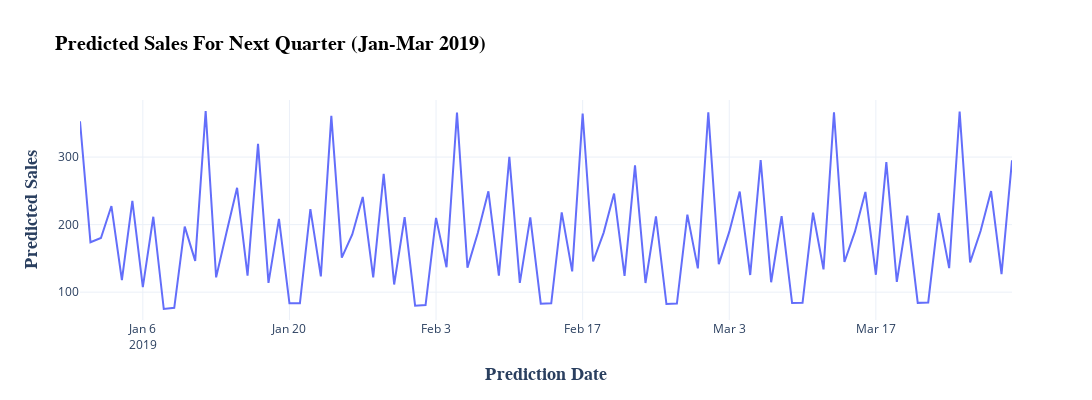

Here is the notebook cell this chart was saved with:
### Code cell
# Making future sales forecasts for next quater time span (Jan-Mar 2019)
forecast = results.forecast(steps=90).astype('float').round(2)
forecasted_df = forecast.reset_index().rename(columns={'index':'prediction_date','predicted_mean':'predicted_sales'})
fig = px.line(forecasted_df, x='prediction_date', y='predicted_sales',
    labels={'prediction_date': 'Prediction Date', 'predicted_sales': 'Predicted Sales'},
    title='Predicted Sales For Next Quarter (Jan-Mar 2019)',)
fig.update_layout(
    title_font=dict(size=20, family='Georgia', color='black', weight='bold'),
    xaxis_title_font=dict(size=18, family='Tw Cen MT', weight='bold'),
    yaxis_title_font=dict(size=18, family='Tw Cen MT', weight='bold'),
    width=1100,
    height=400,
)
fig.show()

### Figure 1 — Plotly figure (JSON) as saved in the notebook; plotly's stock layout.template omitted (floating-point values rounded to 4 significant figures)
{"data": [{"hovertemplate": "Prediction Date=%{x}<br>Predicted Sales=%{y}<extra></extra>", "legendgroup": "", "line": {"color": "#636efa", "dash": "solid"}, "marker": {"symbol": "circle"}, "mode": "lines", "name": "", "orientation": "v", "showlegend": false, "type": "scatter", "x": ["2018-12-31T00:00:00", "2019-01-01T00:00:00", "2019-01-02T00:00:00", "2019-01-03T00:00:00", "2019-01-04T00:00:00", "2019-01-05T00:00:00", "2019-01-06T00:00:00", "2019-01-07T00:00:00", "2019-01-08T00:00:00", "2019-01-09T00:00:00", "2019-01-10T00:00:00", "2019-01-11T00:00:00", "2019-01-12T00:00:00", "2019-01-13T00:00:00", "2019-01-14T00:00:00", "2019-01-15T00:00:00", "2019-01-16T00:00:00", "2019-01-17T00:00:00", "2019-01-18T00:00:00", "2019-01-19T00:00:00", "2019-01-20T00:00:00", "2019-01-21T00:00:00", "2019-01-22T00:00:00", "2019-01-23T00:00:00", "2019-01-24T00:00:00", "2019-01-25T00:00:00", "2019-01-26T00:00:00", "2019-01-27T00:00:00", "2019-01-28T00:00:00", "2019-01-29T00:00:00", "2019-01-30T00:00:00", "2019-01-31T00:00:00", "2019-02-01T00:00:00", "2019-02-02T00:00:00", "2019-02-03T00:00:00", "2019-02-04T00:00:00", "2019-02-05T00:00:00", "2019-02-06T00:00:00", "2019-02-07T00:00:00", "2019-02-08T00:00:00", "2019-02-09T00:00:00", "2019-02-10T00:00:00", "2019-02-11T00:00:00", "2019-02-12T00:00:00", "2019-02-13T00:00:00", "2019-02-14T00:00:00", "2019-02-15T00:00:00", "2019-02-16T00:00:00", "2019-02-17T00:00:00", "2019-02-18T00:00:00", "2019-02-19T00:00:00", "2019-02-20T00:00:00", "2019-02-21T00:00:00", "2019-02-22T00:00:00", "2019-02-23T00:00:00", "2019-02-24T00:00:00", "2019-02-25T00:00:00", "2019-02-26T00:00:00", "2019-02-27T00:00:00", "2019-02-28T00:00:00", "2019-03-01T00:00:00", "2019-03-02T00:00:00", "2019-03-03T00:00:00", "2019-03-04T00:00:00", "2019-03-05T00:00:00", "2019-03-06T00:00:00", "2019-03-07T00:00:00", "2019-03-08T00:00:00", "2019-03-09T00:00:00", "2019-03-10T00:00:00", "2019-03-11T00:00:00", "2019-03-12T00:00:00", "2019-03-13T00:00:00", "2019-03-14T00:00:00", "2019-03-15T00:00:00", "2019-03-16T00:00:00", "2019-03-17T00:00:00", "2019-03-18T00:00:00", "2019-03-19T00:00:00", "2019-03-20T00:00:00", "2019-03-21T00:00:00", "2019-03-22T00:00:00", "2019-03-23T00:00:00", "2019-03-24T00:00:00", "2019-03-25T00:00:00", "2019-03-26T00:00:00", "2019-03-27T00:00:00", "2019-03-28T00:00:00", "2019-03-29T00:00:00", "2019-03-30T00:00:00"], "xaxis": "x", "y": [353.1, 173.9, 180.3, 227.5, 117.7, 235.3, 107.3, 211.7, 75.08, 76.87, 197.1, 146.4, 368.2, 121.9, 189.1, 254.6, 124.6, 319.6, 113.8, 208.4, 83.56, 83.53, 222.9, 123.5, 361.1, 151.0, 185.4, 241.0, 122.0, 275.2, 111.4, 211.2, 80.05, 81, 210.0, 136.9, 366.0, 136.4, 188.4, 249.4, 124.4, 300.2, 113.8, 210.8, 83.01, 83.43, 218.1, 130.7, 364.4, 145.4, 187.9, 245.9, 124.2, 287.8, 113.5, 212.1, 82.48, 83.19, 214.8, 135.1, 366.4, 141.6, 189.2, 248.9, 125.4, 295.6, 114.7, 212.4, 83.84, 84.39, 217.6, 133.8, 366.4, 144.7, 189.6, 248.4, 125.8, 292.4, 115.2, 213.3, 84.17, 84.81, 217.2, 135.6, 367.4, 144.1, 190.5, 249.7, 126.6, 295.2], "yaxis": "y"}], "layout": {"height": 400, "legend": {"tracegroupgap": 0}, "title": {"font": {"color": "black", "family": "Georgia", "size": 20, "weight": "bold"}, "text": "Predicted Sales For Next Quarter (Jan-Mar 2019)"}, "width": 1100, "xaxis": {"anchor": "y", "autorange": true, "domain": [0, 1], "range": ["2018-12-31", "2019-03-30"], "title": {"font": {"family": "Tw Cen MT", "size": 18, "weight": "bold"}, "text": "Prediction Date"}, "type": "date"}, "yaxis": {"anchor": "x", "autorange": true, "domain": [0, 1], "range": [58.79, 384.5], "title": {"font": {"family": "Tw Cen MT", "size": 18, "weight": "bold"}, "text": "Predicted Sales"}, "type": "linear"}}}
